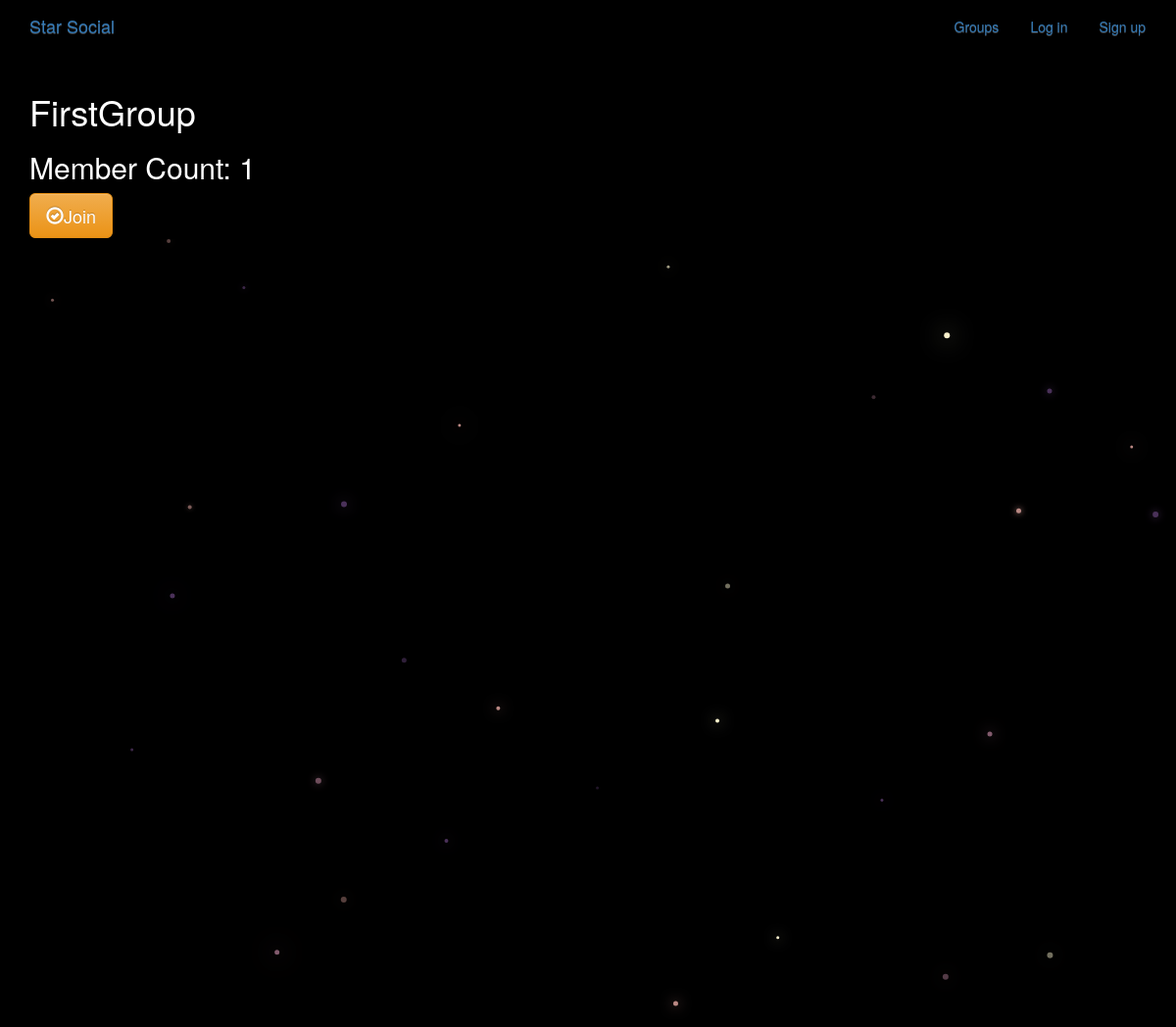
Before: /groups/post/in/firstgroup/ with the older database file.
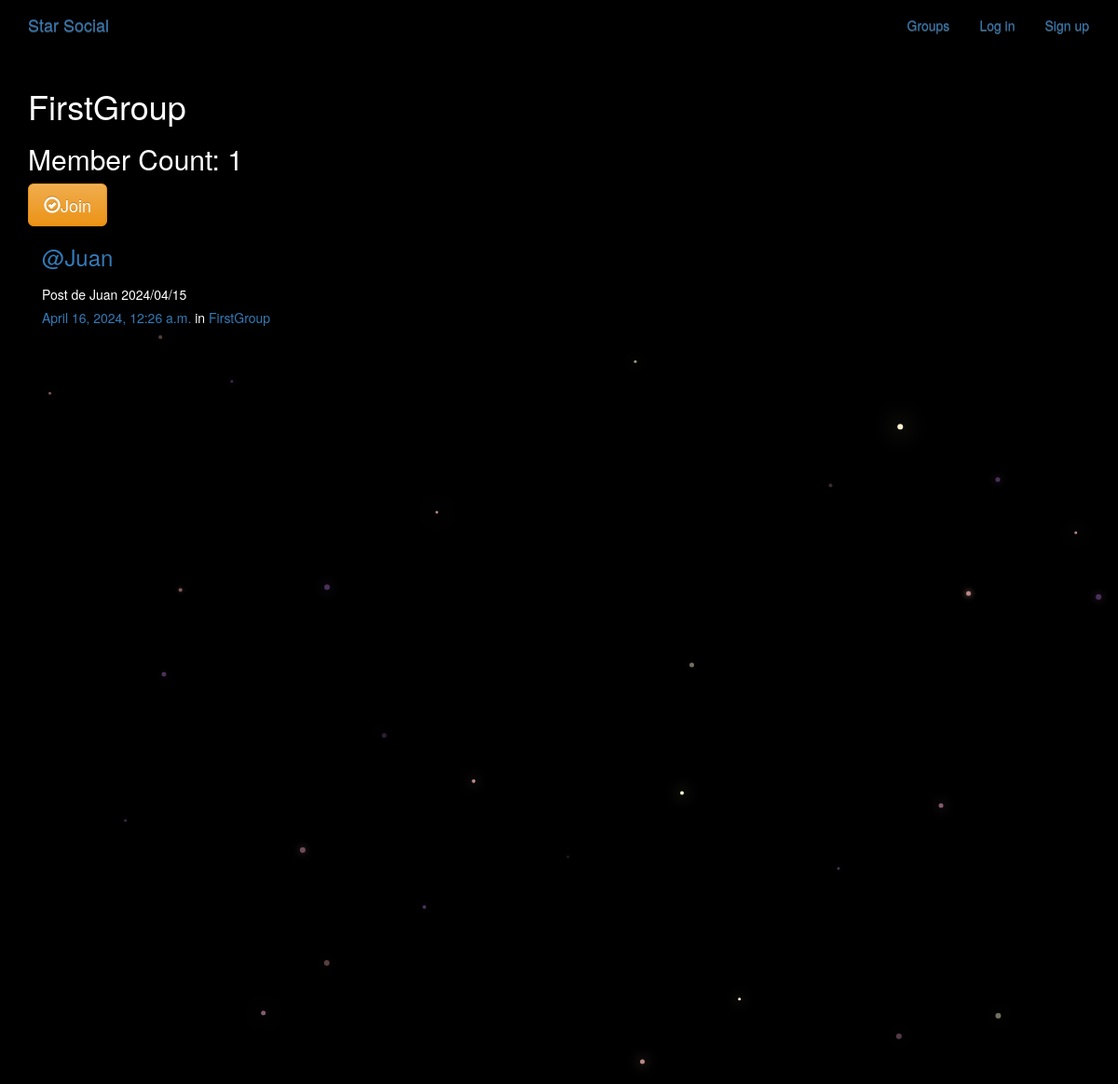
After: the same page with the newer database file.
### posts/models.py (models this page shows, shortened)
class Post(models.Model):
    user =models.ForeignKey(User,related_name='posts',on_delete=models.CASCADE)
    created_at = models.DateTimeField(auto_now=True)
    message = models.TextField()
    message_html = models.TextField(editable=False)
    group = models.ForeignKey(Group,related_name='posts', null=True,blank=True,on_delete=models.CASCADE)
    class Meta:
        ordering =['-created_at']
        unique_together =['user','message']

### groups/models.py (models this page shows, shortened)
class Group(models.Model):
    name = models.CharField(max_length=255,unique=True)
    slug = models.SlugField(allow_unicode=True,unique=True)
    description = models.TextField(blank=True,default='')
    description_html = models.TextField(editable=False,default='',blank=True)
    members = models.ManyToManyField(User,through='GroupMember')
    class Meta:
        ordering=['name']

### groups/views.py (the view)
# urls.py: path('post/in/<slug>/',views.SingleGroup.as_view(),name='single'),
class SingleGroup(generic.DetailView):
    model = Group

### groups/templates/groups/group_detail.html
{% extends "groups/group_base.html" %}
{% block pregroup %}
<h1>{{group.name}}</h1>
<h2>Member Count: {{group.members.count}}</h2>
<div class="content">
  {% if user in group.members.all %}
    <a href="{% url 'groups:leave' slug=group.slug %}"
      class='btn btn-lg btn-fill btn-warning'><span
      class='glyphicon glyphicon-remove-circle'></span>Leave</a>
  {% else %}
    <a href="{% url 'groups:join' slug=group.slug %}"
      class='btn btn-lg btn-fill btn-warning'><span
      class='glyphicon glyphicon-ok-circle'></span>Join</a>
  {% endif %}
</div>
{% endblock %}
{% block group_content %}
<div class="col-md-8">
  {% if group.post.count == 0 %}
    <h2>No post in this group yet!</h2>
  {% else %}
    {% for post in group.posts.all %}
      {% include "posts/_post.html" %}
    {% endfor %}
  {% endif %}
</div>
{% endblock %}

### posts/templates/posts/_post.html (shortened to what this page needs)
<div class="media">
	<h3 class="mr-5"><a href="{% url 'posts:for_user' username=post.user.username %}">@{{ post.user.username }}</a></h3>
	<div class="media-body">
		<h5>{{ post.message_html|safe }}
			<time class="time"><a href="{% url 'posts:single' username=post.user.username pk=post.pk %}">{{ post.created_at }}</a></time>
			{% if post.group %}
			<span class="group-name">in <a href="#">{{ post.group.name }}</a></span>
			{% endif %}
		</h5>
	</div>
</div>

Changed rows visible on the page:
added Post: user.username "Juan", message_html "Post de Juan 2024/04/15", created_at "April 16, 2024, 12:26 a.m.", group.name "FirstGroup"
